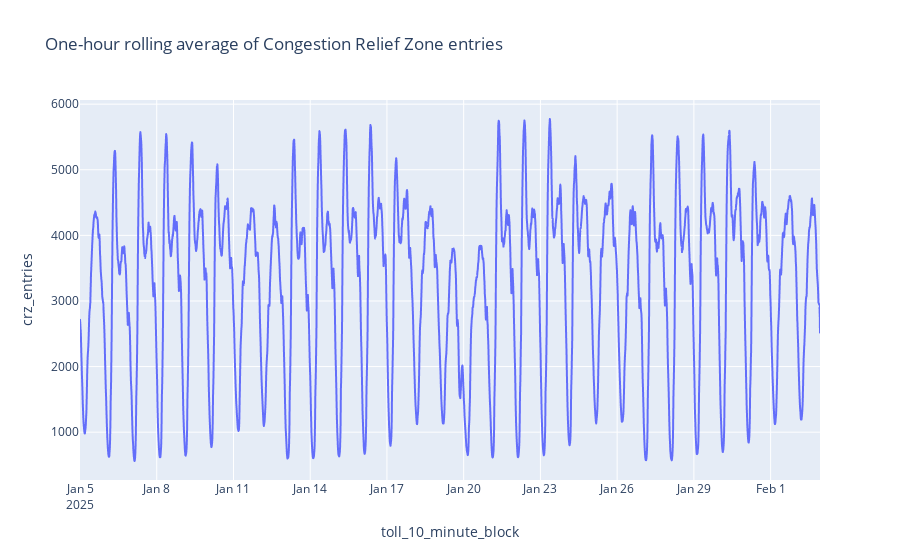

Source (notebook cell):
### Markdown cell above
## Rolling average

### Code cell
entries_by_10_min_rolling = entries_by_10_min.rolling(
    "1h", on="toll_10_minute_block"
).mean()

fig = px.line(
    entries_by_10_min_rolling,
    x="toll_10_minute_block",
    y="crz_entries",
    title="One-hour rolling average of Congestion Relief Zone entries",
)
fig.show()

### Figure 1 — Plotly figure (JSON) as saved in the notebook; plotly's stock layout.template omitted (floating-point values rounded to 4 significant figures; data arrays with more than 128 entries replaced by an {"elided": "..."} marker saying what was removed)
{"data": [{"hovertemplate": "toll_10_minute_block=%{x}<br>crz_entries=%{y}<extra></extra>", "legendgroup": "", "line": {"color": "#636efa", "dash": "solid"}, "marker": {"symbol": "circle"}, "mode": "lines", "name": "", "showlegend": false, "type": "scattergl", "x": {"elided": "4167 str values"}, "xaxis": "x", "y": {"elided": "4167 float values"}, "yaxis": "y"}], "layout": {"legend": {"tracegroupgap": 0}, "title": {"text": "One-hour rolling average of Congestion Relief Zone entries"}, "xaxis": {"anchor": "y", "domain": [0, 1], "title": {"text": "toll_10_minute_block"}}, "yaxis": {"anchor": "x", "domain": [0, 1], "title": {"text": "crz_entries"}}}}
